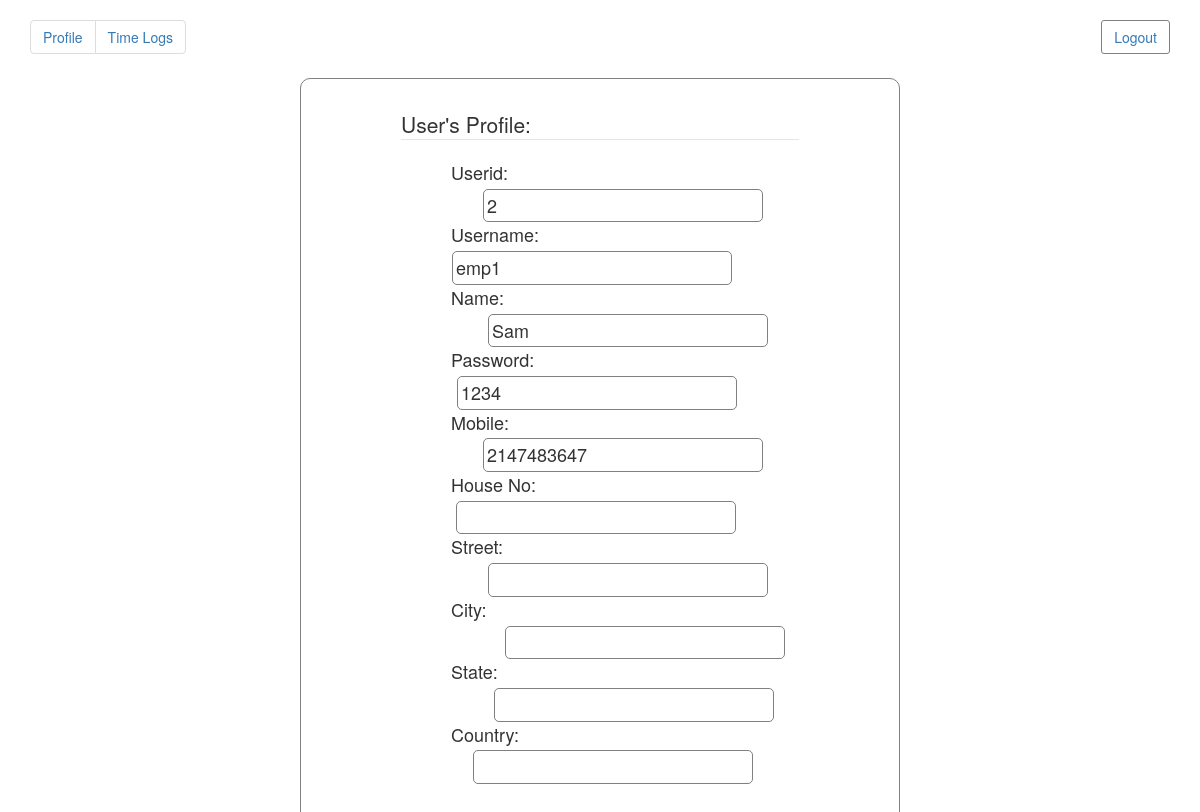
The page /mod2/homepage.php (signed in) on the database its author committed.
### tables this page shows
CREATE TABLE IF NOT EXISTS `user` (
  `user_id` int(11) NOT NULL AUTO_INCREMENT,
  `name` varchar(50) DEFAULT NULL,
  `user_name` varchar(50) DEFAULT NULL,
  `password` varchar(50) DEFAULT NULL,
  `mobile` varchar(11) DEFAULT NULL,
  `house_no` varchar(100) NOT NULL,
  `street` varchar(100) NOT NULL,
  `city` varchar(100) NOT NULL,
  `state` varchar(100) NOT NULL,
  `country` varchar(100) NOT NULL,
  PRIMARY KEY (`user_id`)
);

### mod2/homepage.php (the view, shortened to what this page needs)
<?php
	if($_SESSION['user_name'] != ''){
		$current_user_id = $_COOKIE['user'];
		$result = mysql_query("SELECT * FROM `user` WHERE user_id = '$current_user_id'");
		if($result > 0){
			$s = mysql_fetch_array($result);
		}
?>
<!DOCTYPE html>
<html>
	<head>
	  <link rel="stylesheet" href="http://maxcdn.bootstrapcdn.com/bootstrap/3.3.4/css/bootstrap.min.css">
	</head>
	<body>
		<div class="container">
		  <ul class="pagination">
			<li><a href="homepage.php"> Profile </a></li>
			<li><a href="timelog.php"> Time Logs </a></li>
		  </ul>
		  <button class="btn">
			<a href="logout.php"> Logout </a>
		  </button>
		</div>
		<div class="outside">
			<fieldset class="view">
				<legend> User's Profile: </legend>
				<div class="field">
					Userid: <input type='text' class="txt" name='' value="<?php echo $s['user_id']; ?>" readonly style="margin-left:32px;">
				</div>
				<div class="field">
					Username: <input type='text' class="txt" name='' value="<?php echo $s['user_name']; ?>" readonly style="margin-left:1px;">
				</div>
				<div class="field">
					Name: <input type='text' class="txt" name='' value="<?php echo $s['name']; ?>" readonly style="margin-left:37px;">
				</div>
				<div class="field">
					Password: <input type='text' class="txt" name='' value="<?php echo $s['password']; ?>" readonly style="margin-left:6px;">
				</div>
				<div class="field">
					Mobile: <input type='text' class="txt" name='' value="<?php echo $s['mobile']; ?>" readonly style="margin-left:32px;">
				</div>
				<div class="field">
					House No: <input type='text' class="txt" name='' value="<?php echo $s['house_no']; ?>" readonly style="margin-left:5px;">
				</div>
				<div class="field">
					Street: <input type='text' class="txt" name='' value="<?php echo $s['street']; ?>" readonly style="margin-left:37px;">
				</div>
				<div class="field">
					City: <input type='text' class="txt" name='' value="<?php echo $s['city']; ?>" readonly style="margin-left:54px;">
				</div>
				<div class="field">
					State: <input type='text' class="txt" name='' value="<?php echo $s['state']; ?>" readonly style="margin-left:43px;">
				</div>
				<div class="field">
					Country: <input type='text' class="txt" name='' value="<?php echo $s['country']; ?>" readonly style="margin-left:22px;">
				</div>
				<br><br>
			</fieldset>
		</div>
	</body>
</html>
<?php
	}else{
		header('Location:login.php');
	}
?>

### mod2/homepage.php (style rules this page uses)
.view { margin-left:100px;margin-right:100px;margin-top: 30px;font-size:18px; }
.outside { border:1px solid gray;margin-left:300px;margin-right:300px;border-radius:10px; }
.field { margin-left:50px; }
.txt { padding:3px;border:1px solid gray;margin-top:3px;width:280px; border-radius:5px; }
.btn { float:right; margin-top:20px; border-radius:3px; background-color:white; border:1px solid gray; }

### rows shown on the page
user: user_id "2", user_name "emp1", name "Sam", password "1234", mobile "2147483647"
